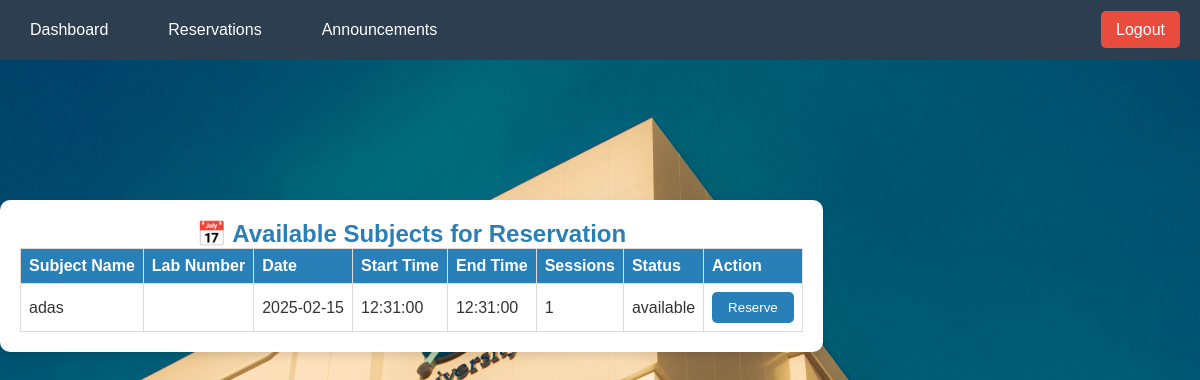
The page /reservations.php on the database as committed earlier.
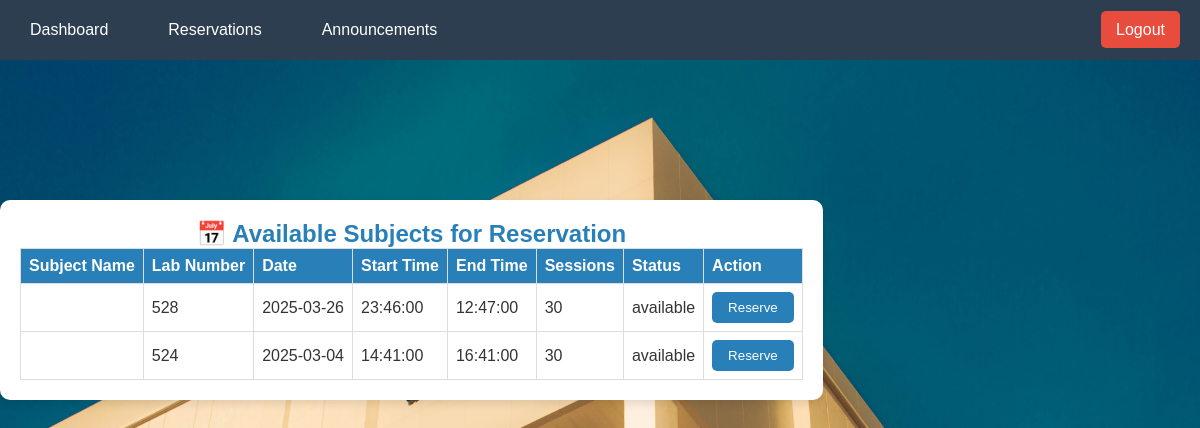
The same page on the database as committed later.
### tables this page shows
CREATE TABLE `subjects` (
  `id` int(11) NOT NULL,
  `subject_name` varchar(100) NOT NULL,
  `lab_number` varchar(50) NOT NULL,
  `date` date NOT NULL,
  `start_time` time NOT NULL,
  `end_time` time NOT NULL,
  `sessions` int(11) NOT NULL,
  `status` varchar(20) DEFAULT 'available'
);

### reservations.php (the view, shortened to what this page needs)
<?php
$servername = "localhost";
$username = "root";
$password = "";
$dbname = "my_database";
$conn = new mysqli($servername, $username, $password, $dbname);
$student_id = isset($_SESSION['student_id']) ? $_SESSION['student_id'] : 1;
$sql = "SELECT s.*,
               COALESCE(sir.status, 'available') as request_status
        FROM subjects s
        LEFT JOIN sit_in_requests sir ON s.id = sir.subject_id AND sir.student_id = ?";
$stmt = $conn->prepare($sql);
$stmt->bind_param("i", $student_id);
$stmt->execute();
$result = $stmt->get_result();
$subjects = [];
if ($result->num_rows > 0) {
    while($row = $result->fetch_assoc()) {
        $subjects[] = $row;
    }
}
?>
<!DOCTYPE html>
<html lang="en">
<head>
    <link rel="stylesheet" href="style.css">
</head>
<body>
<nav>
    <ul>
        <li><a href="home.php">Dashboard</a></li>
        <li><a href="reservations.php">Reservations</a></li>
        <li><a href="announcements.php">Announcements</a></li>
    </ul>
    <div class="logout-container">
        <a href="logout.php">Logout</a>
    </div>
</nav>
<div class="container">
    <div class="reservations-section">
        <h2>📅 Available Subjects for Reservation</h2>
        <table>
            <tr>
                <th>Subject Name</th>
                <th>Lab Number</th>
                <th>Date</th>
                <th>Start Time</th>
                <th>End Time</th>
                <th>Sessions</th>
                <th>Status</th>
                <th>Action</th>
            </tr>
            <?php foreach ($subjects as $subject) { ?>
                <tr id="subject-<?php echo $subject['id']; ?>">
                    <td><?php echo htmlspecialchars($subject['subject_name']); ?></td>
                    <td><?php echo htmlspecialchars($subject['lab_number']); ?></td>
                    <td><?php echo htmlspecialchars($subject['date']); ?></td>
                    <td><?php echo htmlspecialchars($subject['start_time']); ?></td>
                    <td><?php echo htmlspecialchars($subject['end_time']); ?></td>
                    <td><?php echo htmlspecialchars($subject['sessions']); ?></td>
                    <td><?php echo htmlspecialchars($subject['request_status']); ?></td>
                    <td>
                        <?php if ($subject['request_status'] == 'available'): ?>
                            <button class="reserve-btn" data-subject-id="<?php echo $subject['id']; ?>" data-action="reserve">Reserve</button>
                        <?php else: ?>
                            <button class="reserve-btn" data-subject-id="<?php echo $subject['id']; ?>" data-action="reserve" disabled>
                                <?php echo ucfirst($subject['request_status']); ?>
                            </button>
                        <?php endif; ?>
                    </td>
                </tr>
            <?php } ?>
        </table>
    </div>
</div>
</body>
</html>

### style.css (style rules this page uses)
* { margin: 0; padding: 0; box-sizing: border-box; font-family: 'Poppins', sans-serif; }
body { font-family: Arial, sans-serif; background-color: #f4f4f4; margin: 0; padding: 0; text-align: left; display: block; }
nav { background: #2C3E50; width: 100%; padding: 12px 0; position: fixed; top: 0; left: 0; text-align: center; z-index: 1000; display: flex; justify-content: space-between; align-items: center; }
nav ul { list-style: none; padding: 0; margin: 0; display: flex; justify-content: center; }
nav ul li { margin: 0 15px; }
nav ul li a { text-decoration: none; color: white; font-size: 16px; padding: 10px 15px; transition: 0.3s; }
.logout-container { margin-right: 20px; }
.logout-container a { text-decoration: none; color: white; font-size: 16px; padding: 10px 15px; background: #e74c3c; border-radius: 5px; transition: 0.3s; }
body { background: url('ucmain.jpg') no-repeat center center fixed; background-size: cover; color: white; text-align: center; display: flex; flex-direction: column; align-items: center; justify-content: center; min-height: 100vh; }
.container { display: flex; flex-direction: row; align-items: flex-start; padding-top: 120px; width: 90%; max-width: 1200px; margin: auto; gap: 20px; }
button { width: 100%; padding: 10px; background: #007BFF; color: white; border: none; border-radius: 5px; cursor: pointer; }

### reservations.php (style rules this page uses)
body { font-family: Arial, sans-serif; background-color: #f4f4f4; margin: 0; padding: 0; text-align: left; }
nav { background: #2C3E50; width: 100%; padding: 12px 0; position: fixed; top: 0; left: 0; text-align: center; z-index: 1000; display: flex; justify-content: space-between; align-items: center; height: 60px; }
.container { position: relative; margin-top: 60px; width: 100%; max-width: 1200px; margin-left: auto; margin-right: auto; }
.reservations-section { background: white; padding: 20px; border-radius: 10px; box-shadow: 0 4px 8px rgba(0, 0, 0, 0.1); margin-top: 20px; text-align: center; }
.reservations-section h2 { color: #2980B9; font-size: 24px; margin-bottom: 0px; }
.reservations-section table { width: 100%; border-collapse: collapse; }
.reservations-section th, .reservations-section td { border: 1px solid #ddd; padding: 8px; text-align: left; color: #333; }
.reservations-section th { background-color: #2980B9; color: white; }
.reserve-btn { background-color: #2980B9; color: white; border: none; padding: 8px 16px; cursor: pointer; }

Rows that differ between the two databases and show on the page:
removed subjects: subject_name "adas", date "2025-02-15", start_time "12:31:00", end_time "12:31:00", sessions "1", request_status "available"
added subjects: lab_number "528", date "2025-03-26", start_time "23:46:00", end_time "12:47:00", sessions "30", request_status "available"
added subjects: lab_number "524", date "2025-03-04", start_time "14:41:00", end_time "16:41:00", sessions "30", request_status "available"
